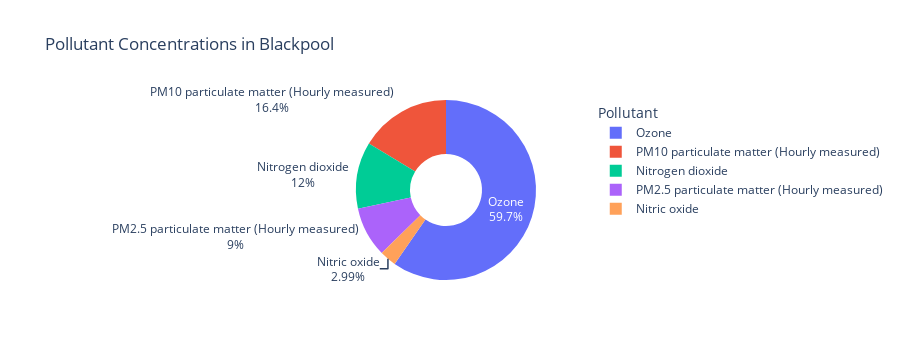

Here is the notebook cell this chart was saved with:
### Code cell
# Define pollutants and their colors
pollutants = ['Ozone','Nitric oxide', 'Nitrogen dioxide', 'PM10 particulate matter (Hourly measured)', 'PM2.5 particulate matter (Hourly measured)']
pollutant_colors = px.colors.qualitative.Plotly

# Calculate the sum of pollutant concentrations
total_concentrations = data[pollutants].sum()

# Create a DataFrame for the concentrations
concentration_data = pd.DataFrame({
    "Pollutant": pollutants,
    "Concentration": total_concentrations
})

# Create a donut plot for pollutant concentrations
fig = px.pie(concentration_data, names="Pollutant", values="Concentration",
             title="Pollutant Concentrations in Blackpool",
             hole=0.4, color_discrete_sequence=pollutant_colors)

# Update layout for the donut plot
fig.update_traces(textinfo="percent+label")
fig.update_layout(legend_title="Pollutant")

# Show the donut plot
fig.show()

### Figure 1 — Plotly figure (JSON) as saved in the notebook; plotly's stock layout.template omitted (floating-point values rounded to 4 significant figures)
{"data": [{"domain": {"x": [0, 1], "y": [0, 1]}, "hole": 0.4, "hovertemplate": "Pollutant=%{label}<br>Concentration=%{value}<extra></extra>", "labels": ["Ozone", "Nitric oxide", "Nitrogen dioxide", "PM10 particulate matter (Hourly measured)", "PM2.5 particulate matter (Hourly measured)"], "legendgroup": "", "name": "", "showlegend": true, "textinfo": "percent+label", "type": "pie", "values": [38910.0, 1947.0, 7799.0, 10680.0, 5872.0]}], "layout": {"height": 360, "legend": {"title": {"text": "Pollutant"}, "tracegroupgap": 0}, "piecolorway": ["#636EFA", "#EF553B", "#00CC96", "#AB63FA", "#FFA15A", "#19D3F3", "#FF6692", "#B6E880", "#FF97FF", "#FECB52"], "title": {"text": "Pollutant Concentrations in Blackpool"}}}
